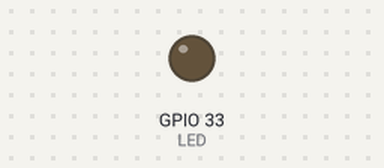
Simulated run of this sketch. Board: ESP32. On the bench: output pins drawn as LEDs (lit = HIGH). I2S audio is not simulated (input reads silence); what the sketch prints to the serial monitor is not drawn.

Above: at 0.1 s.
At 2.1 s:
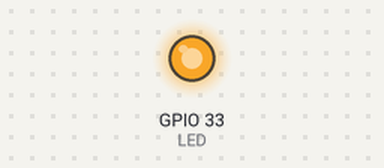
Timing chart, 0 to 13.5 s (numbered marks = the images above):
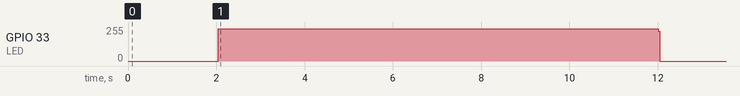

The sketch:

adc_dma_calibration.ino
```cpp
/*
* Funcao: Utiliza rotina de calibração e faz a leitura de 4 strain gauges e conversão ADC utilizando DMA
* Autor : Paulo Cesar Menegon de Castro
* Data de criacao : 20.02.2026
* Data de modificacao: 11.03.2026
* Referencias: https://espressif-docs.readthedocs-hosted.com/projects/esp-idf/en/stable/api-reference/peripherals/i2s.html
*              https://embarcados.com.br/esp32-adc-interno/
*
*/

// Constants
#define LED 33                      // Board LED
#define ADC_UNIT ADC_UNIT_1         // Define ADC unit (ADC1)
#define ADC_CHANNEL ADC1_CHANNEL_7  // Define ADC channel (ADC1_CHANNEL_7 = GPIO_35)
#define ADC_ATTEN ADC_ATTEN_DB_11   // Attenuation
#define ADC_WIDTH ADC_WIDTH_BIT_12  // Resolution
#define SAMPLE_RATE 128000          // 128KHz
#define MUX_A 15                    // Adress pins for multiplex
#define MUX_B 14                    // MSB

// Libraries
#include <driver/i2s.h>
#include <driver/adc.h>
#include <esp_adc_cal.h>

// Timer0 instanciation
hw_timer_t* timer0 = NULL;

// Struct with informations for calibration
esp_adc_cal_characteristics_t adc_chars;

// Variables
bool t0_int = false;          // Timer0 interrupt flag
unsigned long irq_total = 0;  // Number of irq to do
size_t bytes_read;            // Number of bytes read from ADC
int samples_read;             // Number of samples read
uint16_t buffer[64];          // Store values read from ADC
uint16_t sg[4];               // Data from strain gauges. Value read ADC. Demands 2 bytes (0 a 4095)
unsigned long start_chrono;   // Start chronometer
unsigned long stop_chrono;    // Stop chronometer
uint16_t avg_adc = 0;         // Average of read values
uint16_t avg_adc_calib = 0;   // Average of read values

// Timer0 interrupt
void IRAM_ATTR timer0_int() {  // RAM is faster than FLASH
  t0_int = true;
  irq_total++;
  if (irq_total == 10000)
    timerStop(timer0);
}

// Timer0 inicialization
void startTimer0() {
  // Frequency of 1 MHz
  timer0 = timerBegin(1000000);  // Frequency in Hz (max 80MHz)

  // Timer0 interruption function
  timerAttachInterrupt(timer0, &timer0_int);

  // Function call interval
  timerAlarm(timer0, 1000, true, 0);  // Function called every 1000 useconds (1KHZ)
}

void i2s_init() {
  i2s_config_t i2s_config = {
    .mode = (i2s_mode_t)(I2S_MODE_MASTER | I2S_MODE_RX | I2S_MODE_ADC_BUILT_IN),  // I2S receive mode with ADC
    .sample_rate = SAMPLE_RATE,                                                   // Sample rate
    .bits_per_sample = I2S_BITS_PER_SAMPLE_16BIT,                                 // 16 bit I2S
    .channel_format = I2S_CHANNEL_FMT_ONLY_LEFT,                                  // Only the left channel
    .communication_format = I2S_COMM_FORMAT_STAND_I2S,                            // I2S format
    .intr_alloc_flags = ESP_INTR_FLAG_LEVEL1,                                     // Default interrupt priority
    .dma_buf_count = 8,                                                           // Number of DMA buffers
    .dma_buf_len = 64,                                                            // Number of samples
    .use_apll = false,                                                            // No Audio PLL
    .tx_desc_auto_clear = false,
    .fixed_mclk = 0
  };
  i2s_driver_install(I2S_NUM_0, &i2s_config, 0, NULL);
  i2s_set_adc_mode(ADC_UNIT, ADC_CHANNEL);
  i2s_adc_enable(I2S_NUM_0);
}

void read_dma_adc() {
  // Sum of read values from ADC
  float sum = 0;

  // Read data from DMA
  i2s_read(I2S_NUM_0, &buffer, sizeof(buffer), &bytes_read, portMAX_DELAY);
  samples_read = bytes_read / 2;

  // Process data and average
  for (int i = 0; i < samples_read; i++) {
    // Only upper 12 bits contain the ADC value
    sum += buffer[i] & 0x0FFF;
  }
  avg_adc = sum / samples_read;
  avg_adc_calib = esp_adc_cal_raw_to_voltage(avg_adc, &adc_chars);      // Voltage value read after calibration
}

void setup() {
  // Serial port init
  Serial.begin(921600);

  // Onboard LED
  pinMode(LED, OUTPUT);

  // Multiplex address pins
  pinMode(MUX_A, OUTPUT);
  pinMode(MUX_B, OUTPUT);

  // i2s start
  i2s_init();

  // ADC channel attenuation
  adc1_config_channel_atten(ADC_CHANNEL, ADC_ATTEN_DB_11);  // Allows input up to 2.5V-3.3V, but the ADC is most linear between 100mV and 2450mV

  // Start calibration
  esp_adc_cal_value_t val_type = esp_adc_cal_characterize(
    ADC_UNIT_1,  // ADC unit 1
    ADC_ATTEN,   // ADC attenuation
    ADC_WIDTH,   // ADC resolution
    1100,        // Default value (mV)
    &adc_chars);

  // Type of calibration
  if (val_type == ESP_ADC_CAL_VAL_EFUSE_TP) {
    Serial.println("Using Two Point");
  } else if (val_type == ESP_ADC_CAL_VAL_EFUSE_VREF) {
    Serial.println("Using eFuse Vref");
  } else {
    Serial.println("Using Vref default");
  }

  // Preparing...
  delay(2000);
  // Timer0 start
  startTimer0();
}

void loop() {
  // Serial communication causes a lot of delay! Use if only necessary.
  if (t0_int) {
    // Interruption flag
    t0_int = false;

    // Indicate the start of process
    digitalWrite(LED, HIGH);

    // Number of straing gauge read
    uint8_t sg_number = 0;

    // Start ADC reading and processing data from
    start_chrono = micros();  // start of proces

    // Read from wheatstone bridges (1 to 4)
    for (int i = 0; i < 2; i++) {
      digitalWrite(MUX_B, 0);  // Multiplex Control B (MSB)
      for (int j = 0; j < 2; j++) {
        digitalWrite(MUX_A, 0);  // Multiplex Control A (LSB)
        read_dma_adc();          // Read from DMA ADC
        sg[sg_number] = avg_adc_calib;
        sg_number++;
      }
    }

    //Serial.println("-----------------");
    // End of ADC read
    stop_chrono = micros();

    // Indicate the end of conversion
    digitalWrite(LED, LOW);

    // Exporta dados para o monitor serial no formato csv
    Serial.print(irq_total);
    Serial.print(";");
    Serial.print(stop_chrono - start_chrono);
    Serial.print(";");
    Serial.print(sg[0]);
    Serial.print(";");
    Serial.print(sg[1]);
    Serial.print(";");
    Serial.print(sg[2]);
    Serial.print(";");
    Serial.println(sg[3]);
  }
}
```

Measured:
- by itself, GPIO 33 (LED): 0/255 → 241/255 at 2.0 s, → 0/255 10.0 s later
